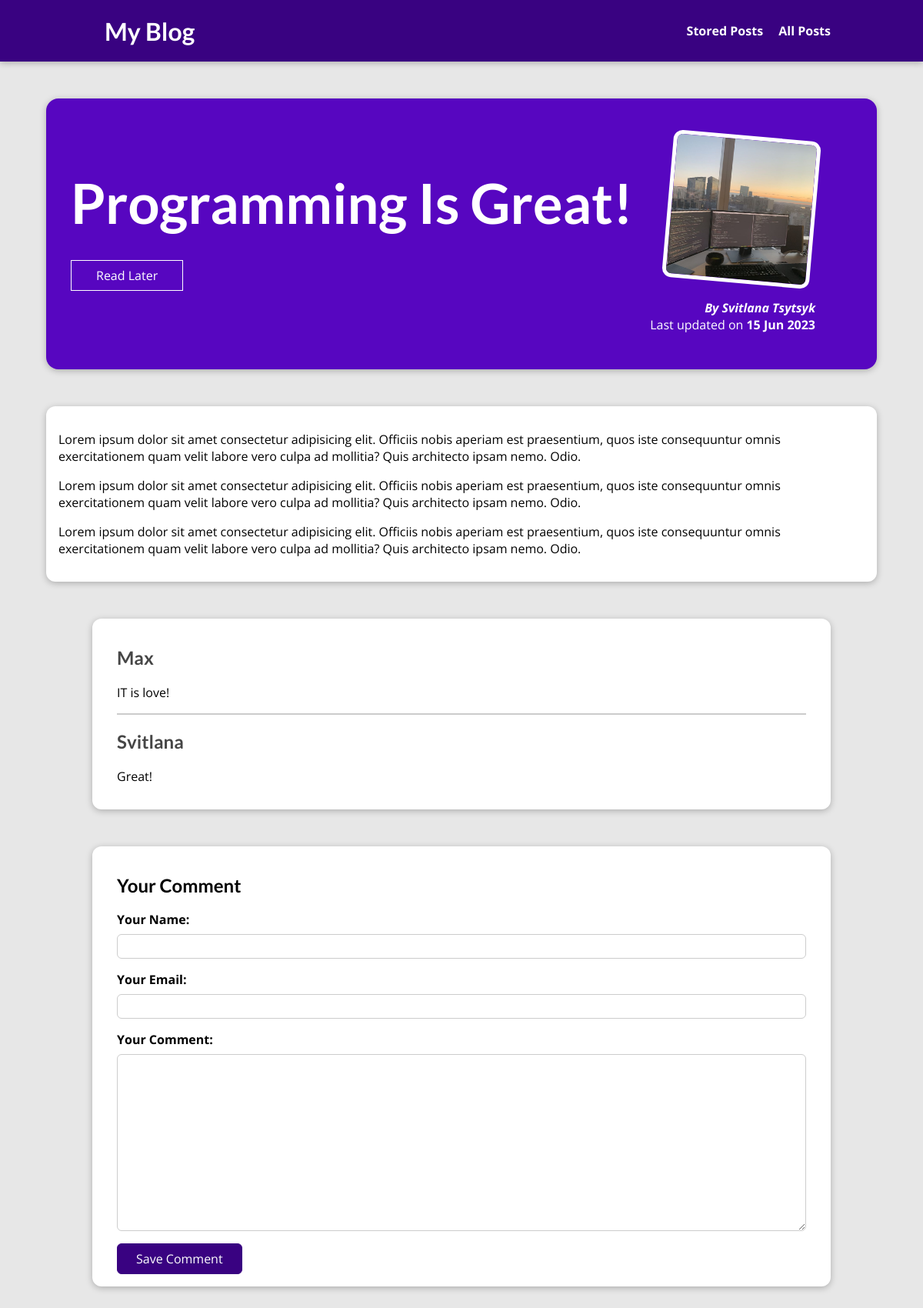
Page /posts/programming-is-fun on the committed database.
### blog/models.py (models this page shows, shortened)
class Post(models.Model):
    title = models.CharField(max_length=150)
    excert=models.CharField(max_length=200)
    image = models.ImageField(upload_to="posts", null=True)
    date=models.DateField(auto_now=True)
    slug = models.SlugField(unique=True)
    content=models.TextField(validators=[MinLengthValidator(10)])
    author=models.ForeignKey(Author, on_delete=models.SET_NULL, null=True, related_name="posts")
    tags=models.ManyToManyField(Tag)

class Author(models.Model):
    first_name = models.CharField(max_length=100)
    last_name = models.CharField(max_length=100)
    email_address=models.EmailField()
    def full_name(self):
        return f"{self.first_name} {self.last_name}"
    def __str__(self):
        return self.full_name()

class Comment(models.Model):
    user_name=models.CharField(max_length=120)
    user_email=models.EmailField()
    text= models.TextField(max_length=400)
    post = models.ForeignKey(Post, on_delete=models.CASCADE, related_name="comments")

### blog/views.py (the view, shortened to what this page needs)
# urls.py: path("posts/<slug:slug>", views.SinglePostView.as_view(),
class SinglePostView(View):
    def is_stored_post(self, request, post_id):
        stored_posts = request.session.get("stored_posts")
        if stored_posts is not None:
            is_saved_for_later = post_id in stored_posts
        else:
            is_saved_for_later = False
        return is_saved_for_later
    def get(self, request, slug):
        post=Post.objects.get(slug=slug)
        context={
            "post": post,
            "post_tag": post.tags.all(),
            "comment_form": CommentForm(),
            "comments" : post.comments.all().order_by("-id"),
            "is_saved_for_later": self.is_stored_post(request, post.id)
        }
        return render(request, "blog/post-detail.html", context)

### blog/forms.py
class CommentForm(forms.ModelForm):
    class Meta:
        model=Comment
        exclude = ["post"]
        labels = {
            "user_name": "Your Name",
            "user_email": "Your Email",
            "text": "Your Comment"
        }

### blog/templates/blog/post-detail.html (shortened to what this page needs)
{% extends "base.html" %}
{% load static %}
{% block css_files %}
<link rel="stylesheet" href="{% static "blog/post-detail.css" %}" />
{% endblock %}
{% block content %}
<section id="summary">
  <h2>{{ post.title }}</h2>
  <div id="read-later">
    <form action="{% url "read-later" %}" method="POST">
      <button>
        {% if is_saved_for_later %}
          Remove from "Read Later" List
        {% else %}
          Read Later
        {% endif %}
      </button>
    </form>
  </div>
  <article>
    <img src="{{ post.image.url }}" alt="{{ post.title }}" />
    <address>By <a href="mailto:{{ post.author.email_address }}">{{ post.author }}</a></address>
    <div>Last updated on <time>{{ post.date|date:"d M Y" }}</time></div>
  </article>
</section>
<main>
  {{ post.content|linebreaks }}
</main>
<section id="comments">
  <ul>
    {% for comment in comments %}
      <li>
        <h2>{{ comment.user_name }}</h2>
        <p>{{ comment.text|linebreaks }}</p>
      </li>
    {% endfor %}
  </ul>
</section>
<section id="comment-form">
  <h2>Your Comment</h2>
  <form action="{% url "post-detail-page" post.slug %}" method="POST">
    {% for form_field in comment_form %}
      <div class="form-control {% if form_field.errors %}invalid{% endif %}">
        {{ form_field.label_tag }}
        {{ form_field }}
      </div>
    {% endfor %}
    <button>Save Comment</button>
  </form>
</section>
{% endblock %}

### static/app.css (style rules this page uses)
* { box-sizing: border-box; }
html { font-family: 'Open Sans', 'Lato', sans-serif; }
body { margin: 0; }
h1, h2, h3 { font-family: 'Lato', sans-serif; font-weight: bold; }

### blog/static/blog/post-detail.css (style rules this page uses)
body { background-color: #e7e7e7; }
#summary { margin: 8rem auto 3rem auto; padding: 2rem; width: 90%; max-width: 90rem; border-radius: 16px; background-color: #5706c0; position: relative; box-shadow: 0 2px 8px rgba(0, 0, 0, 0.25); height: 22rem; }
#summary h2 { color: white; font-size: 4.5rem; margin-bottom: 0.25rem; }
#summary article { position: absolute; top: 2rem; right: 3rem; padding: 1rem 2rem; border-radius: 12px; text-align: right; color: white; }
#summary article img { width: 12rem; height: 12rem; border-radius: 12px; transform: rotateZ(5deg); border: 5px solid white; margin-bottom: 1rem; }
#summary address { font-weight: bold; }
#summary a { color: white; text-decoration: none; }
#summary time { font-weight: bold; }
#read-later { margin: 2rem 0; }
#read-later button { background-color: transparent; border: 1px solid white; padding: 0.5rem 2rem; font: inherit; color: white; cursor: pointer; }
main { width: 90%; max-width: 90rem; margin: 3rem auto; background-color: white; padding: 1rem; border-radius: 12px; box-shadow: 0 2px 8px rgba(0, 0, 0, 0.25); }
#comment-form { margin: 3rem auto; width: 90%; max-width: 40rem; border-radius: 12px; background-color: white; box-shadow: 0 2px 8px rgba(0, 0, 0, 0.25); padding: 1rem; }
#comment-form button { font: inherit; background-color: #390281; color: white; border: 1px solid #390281; padding: 0.5rem 1.5rem; border-radius: 6px; cursor: pointer; }
.form-control { margin-bottom: 1rem; }
.form-control label { font-weight: bold; margin-bottom: 0.5rem; display: block; }
.form-control input, .form-control textarea { display: block; width: 100%; font: inherit; padding: 0.25rem; border-radius: 6px; border: 1px solid #ccc; }
#comments, #comment-form { margin: 3rem auto; width: 90%; max-width: 60rem; border-radius: 12px; background-color: white; box-shadow: 0 2px 8px rgba(0, 0, 0, 0.25); padding: 1rem 2rem; }
#comments ul { list-style: none; margin: 0; padding: 0; }
#comments li { margin-bottom: 1rem; border-bottom: 2px solid #ccc; }
#comments li:last-of-type { border-bottom: none; }
#comments h2 { color: #464646; }

### rows in the picture
Post: title "Programming Is Great!", image (picture), author "Svitlana Tsytsyk", date "15 Jun 2023", content "Lorem ipsum dolor sit amet consectetur adipisicing elit. Officiis nobis aperiam est praesentium, quos iste consequuntur omnis exercitationem quam velit labore vero culpa ad mollitia? Quis architecto ipsam nemo. Odio. Lorem ipsum dolor sit amet consectetur adipisicing elit. Officiis nobis aperiam est praesentium, quos iste consequuntur omnis exercitationem quam velit labore vero culpa ad mollitia? Quis architecto ipsam nemo. Odio. Lorem ipsum dolor sit amet consectetur adipisicing elit. Officiis nobis aperiam est praesentium, quos iste consequuntur omnis exercitationem quam velit labore vero culpa ad mollitia? Quis architecto ipsam nemo. Odio."
Comment: user_name "Max", text "IT is love!"
Comment: user_name "Svitlana", text "Great!"
